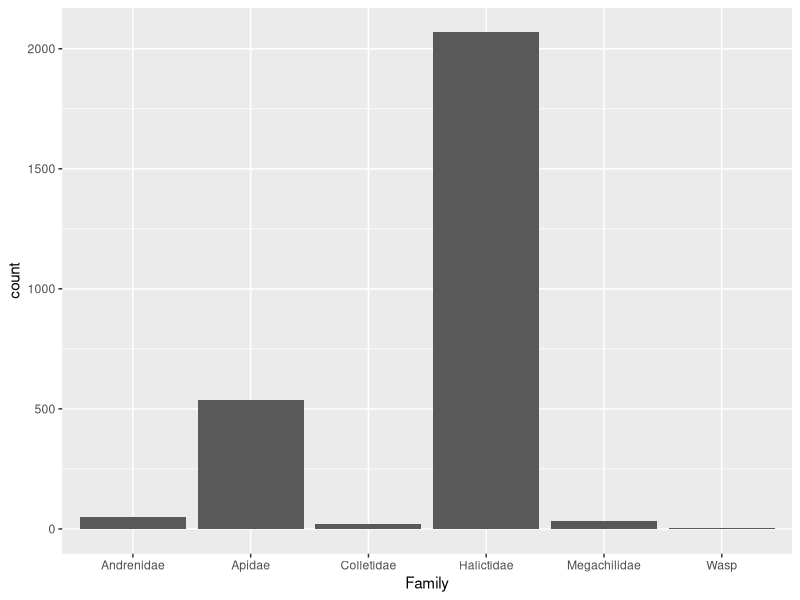
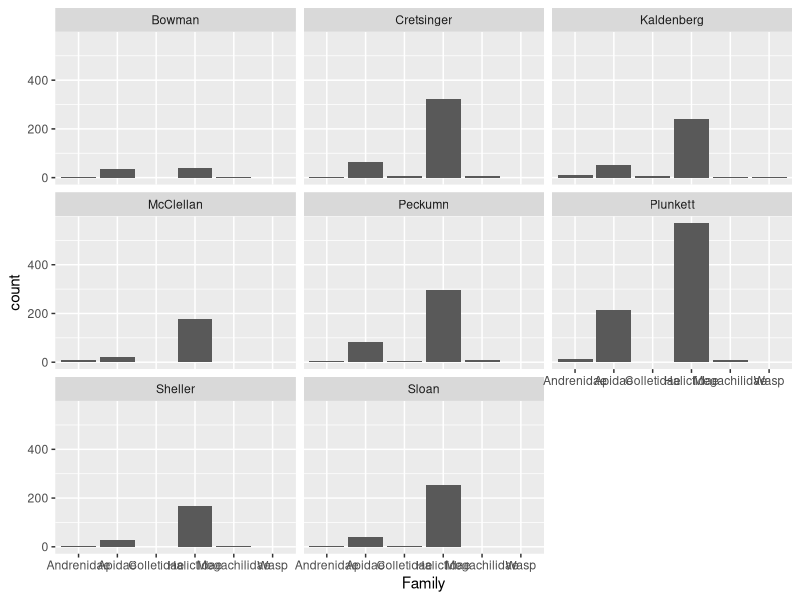
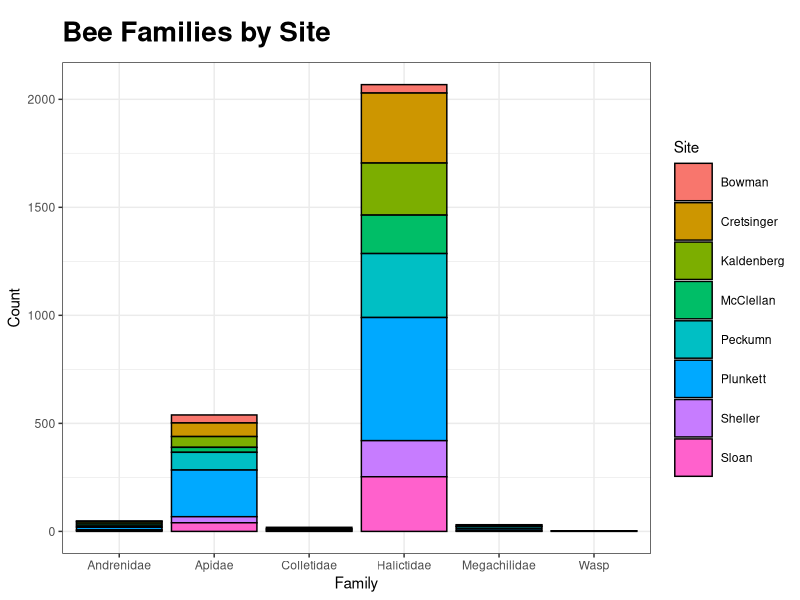

Reproduce these figures in R, in order.
##############################################
################### BEES #####################
##############################################

#Set working directory; depends on which computer
#Personal:
setwd("~/ISU/Project/Data/Bees")
#Lab:
setwd("C:/Users/mmackert/Box Sync/Project/Data/Bees")

#Load libraries
library(ggplot2)

#Read in the data
beefamilies <- read.csv("2016 Bee IDs.csv")

#Create a table to visualize the data
table(beefamilies$Family)

#Determine proportions of each family compared to the total
proportions <- table(beefamilies$Family)/sum(table(beefamilies$Family))

#Create bar graph of family count data
ggplot(beefamilies, aes(x = Family)) + 
  geom_bar()

#Plot the count data by site using facet wrap
ggplot(beefamilies, aes(x = Family)) + 
  geom_bar() + 
  facet_wrap( ~ Site)

#Create bar graph of family count data with bars broken up by site
#This one is the best
#OMG SO COOL
ggplot(beefamilies, aes(x = Family, fill = Site)) + 
  geom_bar(color = "black") +
  ggtitle("Bee Families by Site") +
  theme_bw() +
  theme(legend.key.size = unit(1, "cm")) +
  theme(plot.title = element_text(size = 20, face = "bold", margin = margin(10, 0, 10, 0))) +
  labs(y = "Count")
